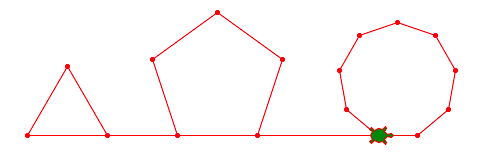

Write the Python code that produced this figure.
# polygon function with arguments
import turtle

def polygon(n, a):
    for i in range(n):
        turtle.forward(a)
        turtle.dot()
        turtle.left(360/n)

turtle.back(200)
polygon(3, 80)

turtle.forward(150)
polygon(5, 80)

turtle.forward(200)
polygon(9, 40)

turtle.done()
